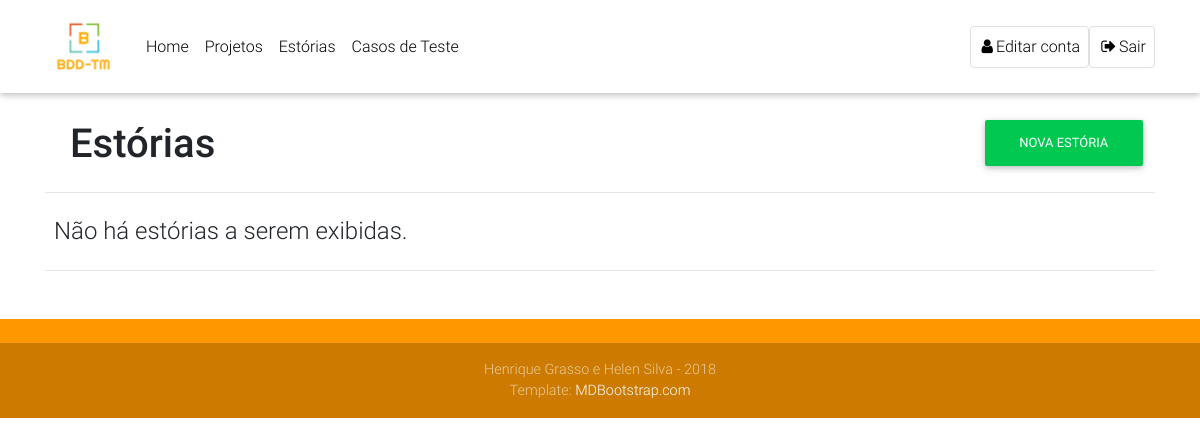
The page /stories-page.php (signed in) on the database as committed earlier.
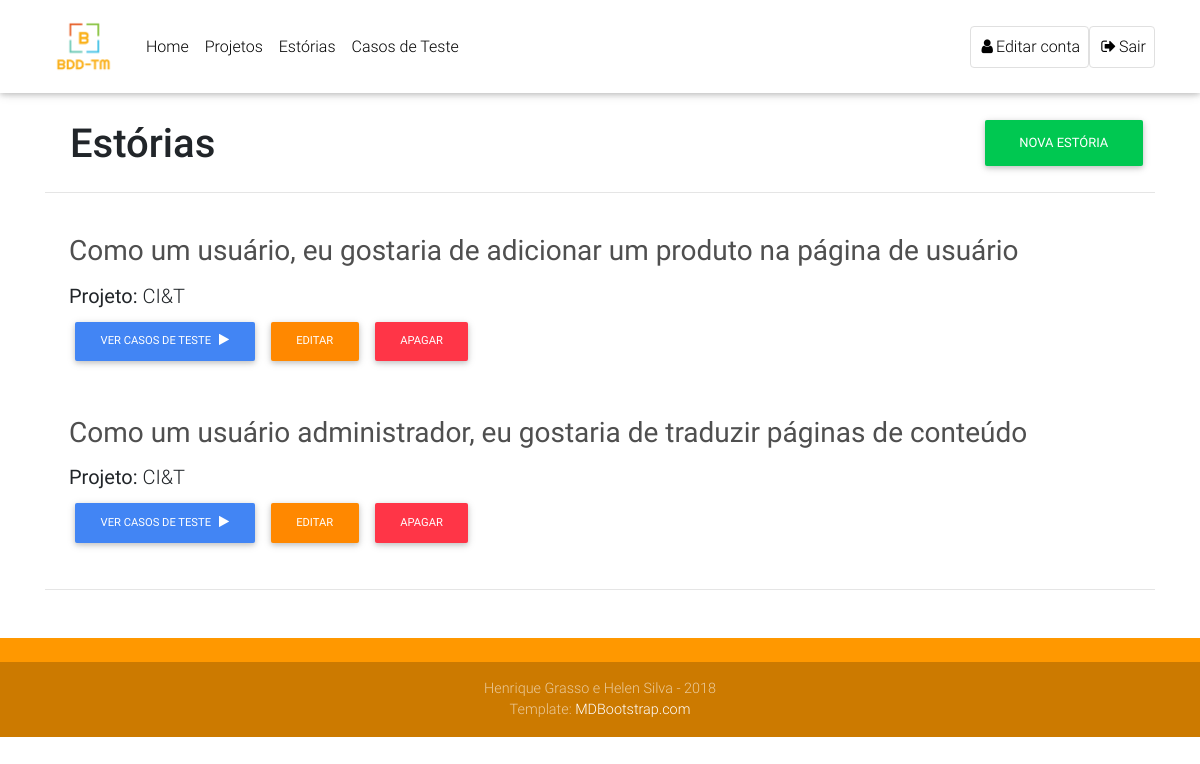
The same page on the database as committed later.
### tables this page shows
CREATE TABLE `story` (
  `idstory` int(11) NOT NULL AUTO_INCREMENT,
  `idproject` int(11) NOT NULL,
  `description` varchar(200) NOT NULL,
  PRIMARY KEY (`idstory`),
  KEY `idstory_idx` (`idstory`),
  CONSTRAINT `idproject` FOREIGN KEY (`idproject`) REFERENCES `project` (`idproject`) ON DELETE CASCADE ON UPDATE CASCADE
);

CREATE TABLE `project` (
  `idproject` int(11) NOT NULL AUTO_INCREMENT,
  `name` varchar(60) DEFAULT NULL,
  `description` longtext,
  `iduser` int(11) NOT NULL,
  PRIMARY KEY (`idproject`),
  KEY `iduser` (`iduser`),
  CONSTRAINT `iduser` FOREIGN KEY (`iduser`) REFERENCES `user` (`iduser`) ON DELETE CASCADE ON UPDATE CASCADE
);

### stories-page.php (the view, shortened to what this page needs)
<!DOCTYPE html>
<html lang="en">
<head>
<?php
    include("base/header_template.php");
?>
    <main class="mt-5 pt-5">
        <div class="container">
            <section class="pt-4">
                <div class="row">
                    <div class="col-md-12">
                        <h2 class="h1 text-center" style="display: inline-block; margin-left: 25px;">Estórias</h2>
                        <button class="btn btn-success" data-toggle="modal" data-target="#add_new_story_modal"
                            style="display: inline-block; vertical-align:top; margin:  0; margin-left: 69%;">Nova Estória</button>
                    </div>
                </div>
                <hr class="mb-3">
                <div class="row wow fadeIn">
                    <?php
                        include("ajax/db-connection.php");
	                    $user_id = $_SESSION['iduser'];
                        $query = "SELECT s. * , p.name AS  'project' FROM story s JOIN project p ON s.idproject = p.idproject
                                  WHERE p.iduser = '$user_id'";
                        $con->query("SET CHARACTER SET utf8;");
                        $con->query("SET collation_connection = utf8_unicode_ci;");
                        if (!$rs1 = mysqli_query($con, $query)) {
                            exit(mysqli_error($con));
                        }
                    ?>
                    <?php if(mysqli_num_rows($rs1) == 0): ?>
                        <div class="row ml-4 mt-2">
                            <h4>Não há estórias a serem exibidas.</h4>
                        </div>
                    <?php endif; ?>
                    <?php while($row = mysqli_fetch_array($rs1)): ?>
                        <div class="col-md-12 ml-xl-4 mb-4">
                            <h3 class="mb-3 dark-grey-text">
                                <strong><?php echo $row['description']; ?></strong>
                            </h3>
                            <h5><strong>Projeto:</strong> <?php echo $row['project']; ?></h5>
                            <a href="tests-page.php?story=<?php echo $row['idstory']; ?>" class="btn btn-primary btn-md">VER CASOS DE TESTE<i class="fa fa-play ml-2"></i></a>
                            <button onclick="GetStory(<?php echo $row['idstory']; ?>)" class="btn btn-warning btn-md">EDITAR</button>
                            <button onclick="DeleteStory(<?php echo $row['idstory']; ?>)" class="btn btn-danger btn-md">APAGAR</button>
                        </div>
                    <?php endwhile; ?>
                </div>
                <hr class="mb-5">
            </section>
        </div>
    </main>
    <footer class="page-footer font-small orange pt-4">
        <div class="footer-copyright text-center py-3">
            <div class="container-fluid">
                 Henrique Grasso e Helen Silva - 2018<br>
                 Template: <a href="https://www.MDBootstrap.com"> MDBootstrap.com </a>
            </div>
        </div>
    </footer>
</body>
</html>

### base/header_template.php (shortened to what this page needs)
    <link rel="stylesheet" href="https://maxcdn.bootstrapcdn.com/font-awesome/4.7.0/css/font-awesome.min.css">
    <link href="css/bootstrap.min.css" rel="stylesheet">
    <link href="css/mdb.min.css" rel="stylesheet">
    <link href="css/style.min.css" rel="stylesheet">
</head>
<body>
    <header>
        <nav class="navbar fixed-top navbar-expand-lg navbar-light white scrolling-navbar">
            <div class="container">
                <a class="navbar-brand waves-effect" href="home.php">
                    <img src="img/logo.png" width="77" height="59"></img>
                </a>
                <div class="collapse navbar-collapse" id="navbarSupportedContent">
                    <ul class="navbar-nav mr-auto">
                        <li class="nav-item">
                            <a class="nav-link waves-effect" href="home.php">Home</a>
                        </li>
                        <li class="nav-item">
                            <a class="nav-link waves-effect" href="projects-page.php">Projetos</a>
                        </li>
                        <li class="nav-item">
                            <a class="nav-link waves-effect" href="stories-page.php">Estórias</a>
                        </li>
                        <li class="nav-item">
                            <a class="nav-link waves-effect" href="tests-page.php">Casos de Teste</a>
                        </li>
                    </ul>
                    <ul class="navbar-nav nav-flex-icons">
                        <li class="nav-item">
                            <a href="edit-user.php" class="nav-link border border-light rounded waves-effect">
                                <i class="fa fa-user"></i>Editar conta
                            </a>
                        </li>
                        <li class="nav-item">
                            <a href="ajax/users/logout.php" class="nav-link border border-light rounded waves-effect">
                                <i class="fa fa-sign-out"></i>Sair
                            </a>
                        </li>
                    </ul>
                </div>
            </div>
        </nav>
    </header>

Rows that differ between the two databases and show on the page:
now on this page (row edited): story: description "Como um usuário, eu gostaria de adicionar um produto na página de usuário", idproject.name "CI&T"
now on this page (row edited): story: description "Como um usuário administrador, eu gostaria de traduzir páginas de conteúdo", idproject.name "CI&T"
Other text that changed with them:
text no longer shown: "Não há estórias a serem exibidas."
